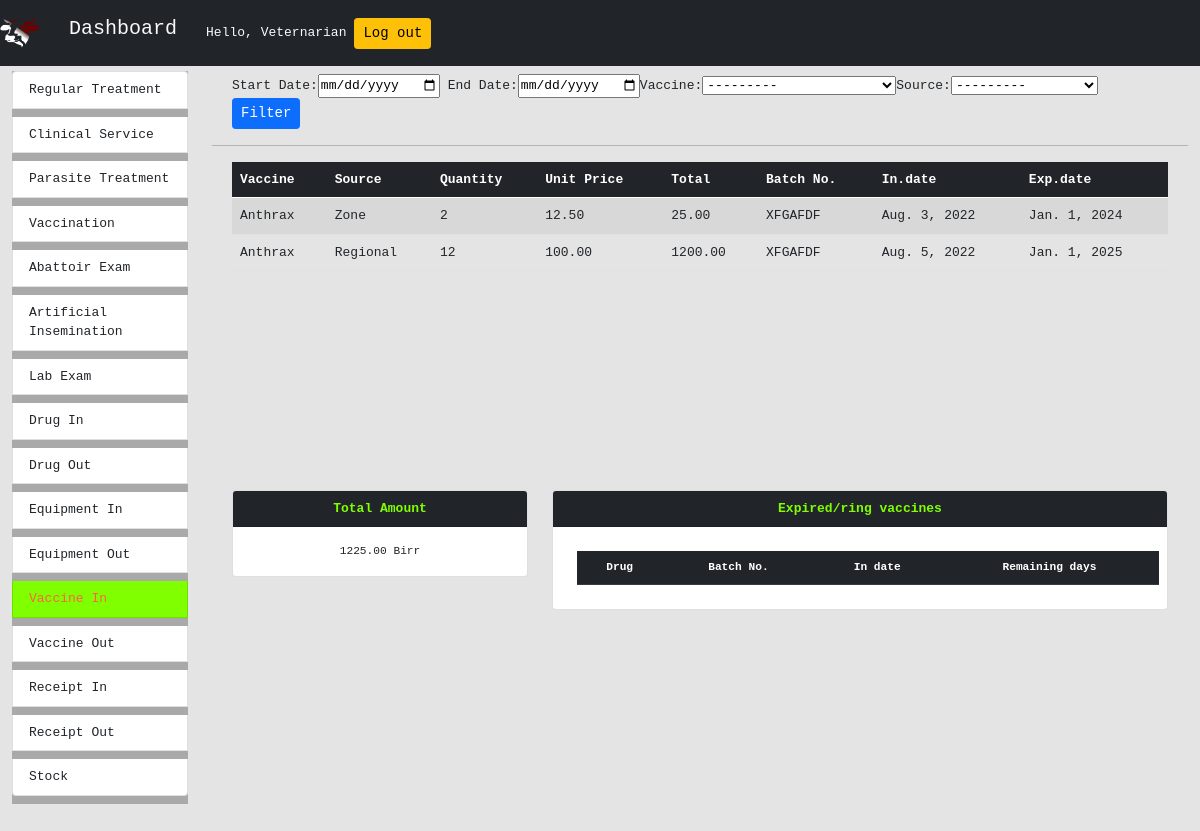
/dashboard/vaccinein_summary/ (signed in), run on an earlier commit of the app's database.
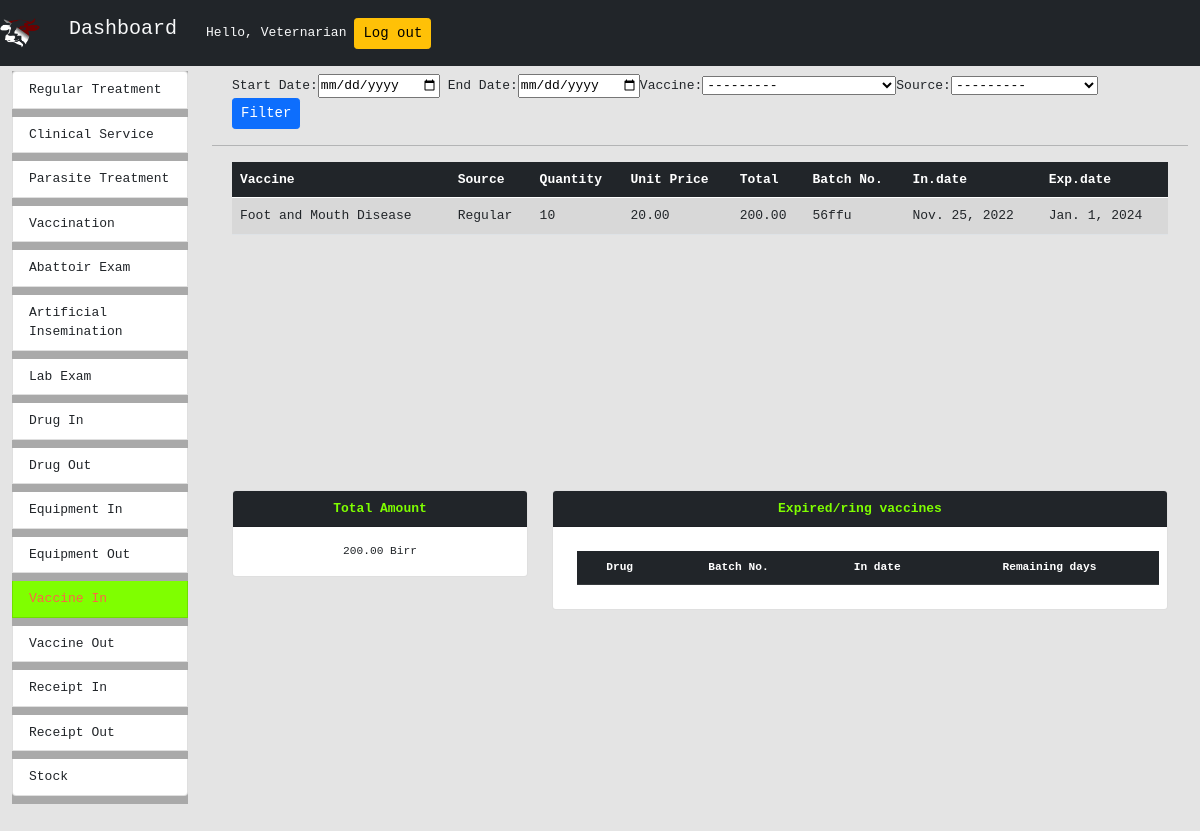
And on a later commit of the database.
### vaccine_in_out/models.py (models this page shows, shortened)
class VaccineIn(models.Model):
    SOURCE = [("Regular","Regular Fund"),
                ("Revolving","Revolving Fund"),
                ("Zone","Zone Support"),
                ("Regional","Regional Support"),
                ("NGO","Non-Govermental"),
                ("Other","Other")]
    vaccine = models.ForeignKey(Vaccine,on_delete=models.PROTECT)
    source = models.CharField(max_length=50,choices=SOURCE)
    receiver = models.ForeignKey(User,on_delete=models.PROTECT,related_name="vaccine_receiver")
    dropped_by = models.CharField(max_length=100,null=True)
    quantity = models.PositiveIntegerField()
    unit_price = models.DecimalField(max_digits=8,decimal_places=2,default=000000.00)
    total = models.DecimalField(max_digits=8,decimal_places=2,default=000000.00)
    batch_number = models.CharField(max_length=100,null=False)
    date = models.DateField(auto_now=False,auto_now_add=True)
    expiration_data = models.DateField(auto_now=False,auto_now_add=False)
    remark = models.CharField(max_length=200,null=True)

### vaccination/models.py (models this page shows, shortened)
class Vaccine(models.Model):
    vaccine_type = models.CharField(max_length=100)
    dis_price = models.DecimalField(
        max_digits=8, decimal_places=2, default=000000.00)
    stock_price = models.DecimalField(
        max_digits=8, decimal_places=2, default=000000.00)
    def __str__(self):
        return self.vaccine_type

### dashboard/views.py (the view, shortened to what this page needs)
# urls.py: path('vaccinein_summary/',VaccineInSummary.as_view(),name="vaccine_in_summary"),
class VaccineInSummary(LoginRequiredMixin, View):
    login_url = "/"
    templateUrl = "dashboard/vaccinein_summary.html"
    def get(self, request):
        dateForm = DateRangeFrom()
        vaccine_typeForm = VaccineTypeForm()
        vaccine_sourceForm = VaccineSourceForm()
        in_vaccine = VaccineIn.objects.all()
        total = getPrice(in_vaccine)
        context = {
            "in_vaccines": in_vaccine,
            "total_price": total,
            "dateForm": dateForm,
            "vaccine_typeForm": vaccine_typeForm,
            "vaccine_sourceForm": vaccine_sourceForm,
            "expiringVaccines": getExpiringItems(in_vaccine),
        }
        return render(request, self.templateUrl, context)

### dashboard/forms.py
class DateRangeFrom(forms.Form):
    start_date = forms.DateField(label='Start Date',widget=forms.DateInput(attrs={'type':'date',
                                    'id':'start_date'}))
    end_date = forms.DateField(label='End Date',widget=forms.DateInput(attrs={'type':'date',
                                    'id':'end_date'}))

class VaccineTypeForm(forms.ModelForm):
    class Meta:
        model = VaccineIn
        fields = ['vaccine']
        widgets = {
            'vaccine': forms.Select(),
        }

### utils/utils.py (called while the page is built)
def getPrice(target):
    totalPrice = 0
    for v in target:
        totalPrice += v.total
    return totalPrice

def getExpiringItems(items):
    expired = {}
    today = datetime.now().date()
    for item in items:
        exp_date = item.expiration_data  # typo
        delta_days = (exp_date - today).days
        print(delta_days)
        if delta_days <= 60:
            expired[item] = f"{delta_days} days"
    return expired

### dashboard/templates/dashboard/vaccinein_summary.html (shortened to what this page needs)
{% extends 'dashboard/main.html' %}
{% load static %} {% block title %} Dashboard {%endblock title %}
 {% block content %}
<div class="row m-2">
	<form action="" method="POST">
		{%csrf_token%} {{dateForm}}{{vaccine_typeForm}}{{vaccine_sourceForm}}
		<input type="submit" value="Filter" class="btn btn-sm btn-primary" />
	</form>
</div>
<hr />
<div class="row overflow-auto m-2" id="summary">
	<div class="col-md-12">
		<table class="table table-striped">
			<thead>
				<tr class="table-dark">
					<th scope="col">Vaccine</th>
					<th scope="col">Source</th>
					<th scope="col">Quantity</th>
					<th scope="col">Unit Price</th>
					<th scope="col">Total</th>
					<th scope="col">Batch No.</th>
					<th scope="col">In.date</th>
					<th scope="col">Exp.date</th>
				</tr>
			</thead>
			{% for row in in_vaccines %}
			<tr>
				<td>{{row.vaccine.vaccine_type}}</td>
				<td>{{row.source}}</td>
				<td>{{row.quantity}}</td>
				<td>{{row.unit_price}}</td>
				<td>{{row.total}}</td>
				<td>{{row.batch_number}}</td>
				<td>{{row.date}}</td>
				<td>{{row.expiration_data}}</td>
			</tr>
			{% endfor %}
		</table>
	</div>
</div>
<div class="row overflow-auto m-2" id="summary-additional">
	<div class="col-md-4 col-sm-12">
		<div class="card">
			<div class="card-header bg-dark">
				Total Amount
			</div>
			<div class="card-body">
				<p class="card-text">{{total_price}} Birr</p>
			</div>
		</div>
	</div>
	<div class="col-md-8 col-sm-12">
		<div class="card">
			<div class="card-header bg-dark">
				Expired/ring vaccines
			</div>
			<div class="card-body">
				<table class="table table-striped m-2">
					<thead>
						<tr class="table-dark">
							<th scope="col">Drug</th>
							<th scope="col">Batch No.</th>
							<th scope="col">In date</th>
							<th scope="col">Remaining days</th>
						</tr>
					</thead>
				</table>
			</div>
		</div>
	</div>
	{% endblock content %}

What changed in the data, as far as the page shows it:
removed VaccineIn: vaccine.vaccine_type "Anthrax", source "Zone", quantity "2", unit_price "12.50", total "25.00", batch_number "XFGAFDF", date "Aug. 3, 2022", expiration_data "Jan. 1, 2024"
removed VaccineIn: vaccine.vaccine_type "Anthrax", source "Regional", quantity "12", unit_price "100.00", total "1200.00", batch_number "XFGAFDF", date "Aug. 5, 2022", expiration_data "Jan. 1, 2025"
added VaccineIn: vaccine.vaccine_type "Foot and Mouth Disease", source "Regular", quantity "10", unit_price "20.00", total "200.00", batch_number "56ffu", date "Nov. 25, 2022", expiration_data "Jan. 1, 2024"
Also different on the page:
{{ total_price }}: "1225.00" → "200.00"
